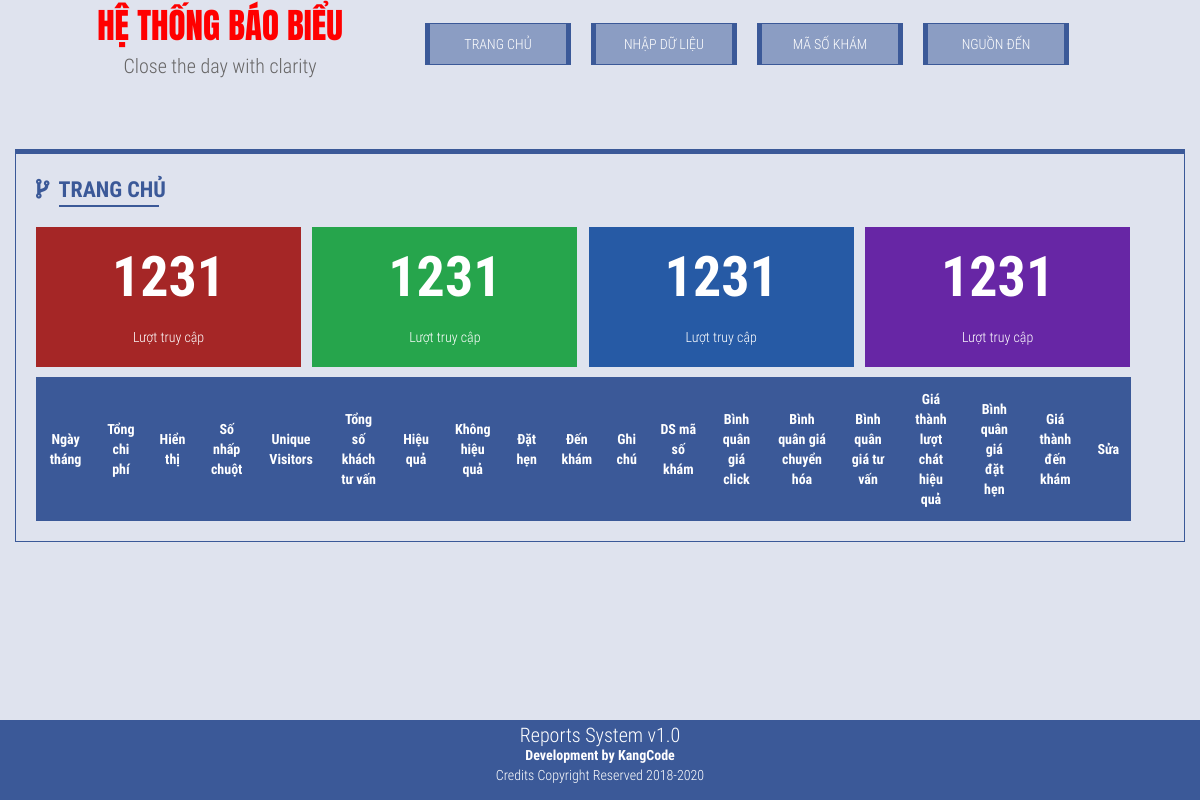
Before: / with the older database file.
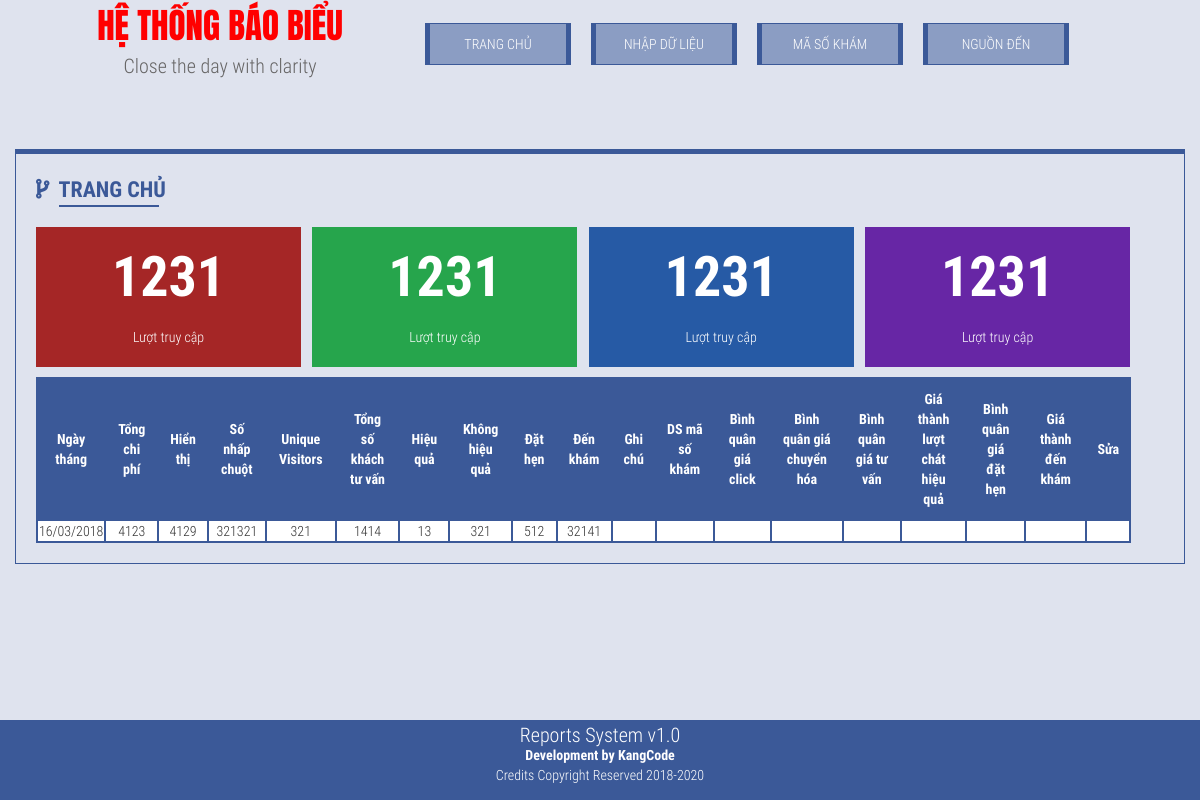
After: the same page with the newer database file.
### tables this page shows
CREATE TABLE `bangnhap` (
  `id` int(10) NOT NULL,
  `ngaythang` timestamp NOT NULL DEFAULT CURRENT_TIMESTAMP ON UPDATE CURRENT_TIMESTAMP,
  `hienthi` int(11) NOT NULL,
  `tongchiphi` float NOT NULL,
  `sonhapchuot` int(10) NOT NULL,
  `uniquevisitor` int(10) NOT NULL,
  `tongsokhachtuvan` int(10) NOT NULL,
  `hieuqua` int(10) NOT NULL,
  `khonghieuqua` int(10) NOT NULL,
  `dathen` int(10) NOT NULL,
  `denkham` int(11) NOT NULL,
  `ghichu` text
);

### templates/homepage.php (the view, shortened to what this page needs)
<div class="container-fluid">
    <div class="col-sm-12">
        <div class="row">
        <div class="h1title">Trang chủ</div>
        </div>
        <br>
        <?php require_once('templates/stat.php'); ?>
        <div class="row">
           <table class="bangdulieu">
              <tr>
                  <td>Ngày tháng</td>
                  <td>Tổng chi phí</td>
                  <td>Hiển thị</td>
                  <td>Số nhấp chuột</td>
                  <td>Unique Visitors</td>
                  <td>Tổng số khách tư vấn</td>
                  <td>Hiệu quả</td>
                  <td>Không hiệu quả</td>
                  <td>Đặt hẹn</td>
                  <td>Đến khám</td>
                  <td>Ghi chú</td>
                  <td>DS mã số khám</td>
                  <td>Bình quân giá click</td>
                  <td>Bình quân giá chuyển hóa</td>
                  <td>Bình quân giá tư vấn</td>
                  <td>Giá thành lượt chát hiệu quả</td>
                  <td>Bình quân giá đặt hẹn</td>
                  <td>Giá thành đến khám</td>
                  <td>Sửa</td>
              </tr>
            <?php
            $sql = "SELECT * FROM bangnhap ORDER BY id DESC";
            if ($result = $conn->query($sql)) {
                while ($row = $result->fetch_assoc()) {
                    $date=date_create($row['ngaythang']);
                    $jw = date_format($date,"d/m/Y");
                    ?>
                    <tr>
                    <td><?php echo $jw; ?></td>
                  <td><?php echo $row['tongchiphi']; ?></td>
                  <td><?php echo $row['hienthi']; ?></td>
                  <td><?php echo $row['sonhapchuot']; ?></td>
                  <td><?php echo $row['uniquevisitor']; ?></td>
                  <td><?php echo $row['tongsokhachtuvan']; ?></td>
                  <td><?php echo $row['hieuqua']; ?></td>
                  <td><?php echo $row['khonghieuqua']; ?></td>
                  <td><?php echo $row['dathen']; ?></td>
                  <td><?php echo $row['denkham']; ?></td>
                  <td><?php echo $row['ghichu']; ?></td>
                   <td></td>
                   <td></td>
                   <td></td>
                   <td></td>
                   <td></td>
                   <td></td>
                   <td></td>
                   <td></td>
                    </tr>
                    <?php
                }
            }
            ?>
            </table>
        </div>
    </div>
</div>

### index.php (shortened to what this page needs)
<?php
    require_once('config/config.php') ;
?>
<!DOCTYPE html>
<html lang="en">
<head>
     <?php require_once('templates/header.php'); ?>
</head>
<body>
    <div class="wrapper">
        <div class="header">
            <?php require_once('templates/top.php'); ?>
        </div>
        <div class="line"></div>
        <div class="body">
            <div class="container<?php if(!isset($_GET['page'])){ echo "-fluid"; } ?>">
                <div class="col-sm-12 bodycontent">
                    <div class="row">
                        <?php
                        if(isset($_GET['page'])){
                            $page = $_GET['page'];
                            switch($page){
                                case "addform" :
                                    require_once("templates/addform.php");
                                    break;
                                case "ndlist" :
                                    require_once("templates/nguonden.php");
                                    break;
                                default :
                                    echo "Đỉa chỉ này không có";
                            }
                        }
                        else require_once("templates/homepage.php");
                        ?>
                    </div>
                </div>
            </div>
        </div>
    </div>
    <?php require_once('templates/footer.php'); ?>
</body>
</html>

### templates/header.php (shortened to what this page needs)
<link rel="stylesheet" href="css/bootstrap/bootstrap.css">
<link href="https://maxcdn.bootstrapcdn.com/font-awesome/4.7.0/css/font-awesome.min.css" rel="stylesheet">
<link rel="stylesheet" href="css/style.css">

### templates/top.php
<div class="container">
    <div class="col-sm-12">
        <div class="row">
            <div class="col-sm-4 branding">
                <p class="brandtit">hệ thống báo biểu</p>
                <p class="branddesc">Close the day with clarity</p>
            </div>
            <div class="col-sm-8 menutop">
                <div class="menuchild"><a href="index.php">Trang chủ</a></div>
                <div class="menuchild"><a href="index.php?page=addform">Nhập Dữ Liệu</a></div>
                <div class="menuchild"><a href="index.php?page=msklist">Mã số khám</a></div>
                <div class="menuchild"><a href="index.php?page=ndlist">Nguồn đến</a></div>
            </div>
        </div>
    </div>
   </div>

### templates/stat.php
<div class="row thongso">
        <div class="col-sm-3 othunhat">
            <p>1231</p>
            <p>Lượt truy cập</p>
        </div>
        <div class="col-sm-3 othuhai">
            <p>1231</p>
            <p>Lượt truy cập</p>
        </div>
        <div class="col-sm-3  othuba">
            <p>1231</p>
            <p>Lượt truy cập</p>
        </div>
        <div class="col-sm-3  othutu">
            <p>1231</p>
            <p>Lượt truy cập</p>
        </div>
</div>

### templates/footer.php
<div class="footer">
    <p style="font-size: 20px;">Reports System v1.0</p>
    <p style="font-weight: bolder;color: #fffeff;font-size: 14px;">Development by KangCode</p>
    <p>Credits Copyright Reserved 2018-2020</p>
</div>

### css/style.css (style rules this page uses)
body,html { margin:0 auto; padding:0; width: 100%; height: 100%; background-color: #dfe3ee;font-family: 'Roboto Condensed', sans-serif; }
.branding { line-height: 30px; }
p.brandtit { color: red; font-size: 35px; text-transform: uppercase; font-family: 'Anton', sans-serif; margin-top: 0.3em; display: block; text-align: center; }
.menutop { display: inline-flex; margin-top: 2%; }
.menuchild { width: 20%; background-color: #8b9dc3; color: white; padding: 10px; margin-right: 20px; text-align: center; border-right: 5px solid #3b5998; border-left: 5px solid #3b5998; border-top: 1px solid #3b5998; border-bottom: 1px solid #3b5998; text-transform: uppercase; }
p.branddesc { display: block; text-align: center; color: #666565; font-size: 20px; }
.menuchild>a { color: white; text-decoration: none; }
.line { width: 100%; height: 35px; background-image: url(http://localhost/baobieu/img/line.png); background-repeat: no-repeat; background-position: center; }
.col-sm-12.bodycontent { width: 100%; max-width: 100%; border: 1px solid #3b5998; border-top: 5px solid #3b5998; height: auto; padding-top: 20px; padding-left: 20px; padding-bottom: 20px; padding-right: 20px; margin-top: 2%; }
.h1title { font-weight: bolder; text-transform: uppercase; font-size: 22px; color: #3b5998; position:relative; }
.h1title:before { content: "\f126"; font-family: FontAwesome; margin-right: 10px; }
.h1title:after { content: ""; display: flex; width: 100px; border: 1px solid #3b5998; margin-left:2%; }
.row.thongso>div { width: 23.5%; margin-right: 1%; height: auto; }
.row.thongso>div.othunhat { background-color: #a52626; padding: 10px; text-align: center; color: white; }
.row.thongso>div.othuhai { background-color: #26a54c; padding: 10px; text-align: center; color: white; }
.row.thongso>div.othuba { background-color: #265aa5; padding: 10px; text-align: center; color: white; }
.row.thongso>div.othutu { background-color: #6726a5; padding: 10px; text-align: center; color: white; }
.row.thongso>div>p:first-child { font-size: 4em; font-weight: bolder; }
table.bangdulieu { width: 97.1%; margin: 0 auto; margin-left: 0px; margin-top: 10px; }
table.bangdulieu tr:first-child { background-color: #3b5998; color: white; font-weight: bolder; }
table.bangdulieu tr:first-child td { padding: 10px; background-color: #3b5998 !important; }
table.bangdulieu tr td { border: 2px solid #3b5998; background-color: white; }
table.bangdulieu tr td { border: 2px solid #3b5998; background-color: white; font-size: 14px; text-align: center; }
.footer { position: fixed; bottom: 0; width: 100%; background-color: #3b5998; padding: 10px; text-align: center; color: white; min-height: 50px; height: auto; line-height: 10px; }

Changed rows visible on the page:
added bangnhap: ngaythang "16/03/2018", tongchiphi "4123", hienthi "4129", sonhapchuot "321321", uniquevisitor "321", tongsokhachtuvan "1414", hieuqua "13", khonghieuqua "321", dathen "512", denkham "32141"
